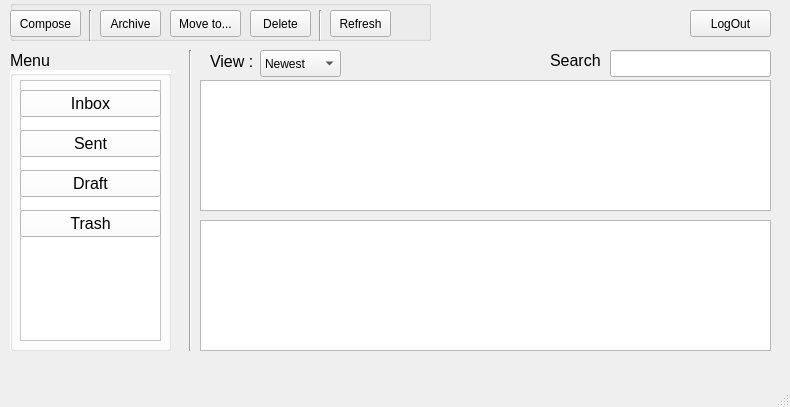
<?xml version="1.0" encoding="UTF-8"?>
<ui version="4.0">
 <class>inbox_window</class>
 <widget class="QMainWindow" name="inbox_window">
  <property name="geometry">
   <rect>
    <x>0</x>
    <y>0</y>
    <width>790</width>
    <height>407</height>
   </rect>
  </property>
  <property name="windowTitle">
   <string>Inbox</string>
  </property>
  <widget class="QWidget" name="centralwidget">
   <widget class="QLineEdit" name="lineEdit">
    <property name="geometry">
     <rect>
      <x>610</x>
      <y>50</y>
      <width>161</width>
      <height>27</height>
     </rect>
    </property>
   </widget>
   <widget class="QComboBox" name="comboBox">
    <property name="geometry">
     <rect>
      <x>260</x>
      <y>50</y>
      <width>81</width>
      <height>27</height>
     </rect>
    </property>
    <item>
     <property name="text">
      <string>Newest</string>
     </property>
    </item>
    <item>
     <property name="text">
      <string>Oldest</string>
     </property>
    </item>
    <item>
     <property name="text">
      <string>Unread</string>
     </property>
    </item>
   </widget>
   <widget class="QLabel" name="search_label">
    <property name="geometry">
     <rect>
      <x>550</x>
      <y>40</y>
      <width>56</width>
      <height>41</height>
     </rect>
    </property>
    <property name="font">
     <font>
      <pointsize>12</pointsize>
     </font>
    </property>
    <property name="text">
     <string>Search :</string>
    </property>
   </widget>
   <widget class="QGroupBox" name="groupBox">
    <property name="geometry">
     <rect>
      <x>10</x>
      <y>0</y>
      <width>421</width>
      <height>41</height>
     </rect>
    </property>
    <property name="title">
     <string/>
    </property>
    <widget class="QPushButton" name="compose_pushButton_2">
     <property name="geometry">
      <rect>
       <x>0</x>
       <y>10</y>
       <width>71</width>
       <height>27</height>
      </rect>
     </property>
     <property name="text">
      <string>Compose</string>
     </property>
    </widget>
    <widget class="QPushButton" name="refresh_pushButton_2">
     <property name="geometry">
      <rect>
       <x>320</x>
       <y>10</y>
       <width>61</width>
       <height>27</height>
      </rect>
     </property>
     <property name="styleSheet">
      <string notr="true"/>
     </property>
     <property name="text">
      <string>Refresh</string>
     </property>
    </widget>
    <widget class="QPushButton" name="archive_pushButton_2">
     <property name="geometry">
      <rect>
       <x>90</x>
       <y>10</y>
       <width>61</width>
       <height>27</height>
      </rect>
     </property>
     <property name="text">
      <string>Archive</string>
     </property>
    </widget>
    <widget class="QPushButton" name="move_pushButton_2">
     <property name="geometry">
      <rect>
       <x>160</x>
       <y>10</y>
       <width>71</width>
       <height>27</height>
      </rect>
     </property>
     <property name="text">
      <string>Move to...</string>
     </property>
    </widget>
    <widget class="QPushButton" name="delete_pushButton_2">
     <property name="geometry">
      <rect>
       <x>240</x>
       <y>10</y>
       <width>61</width>
       <height>27</height>
      </rect>
     </property>
     <property name="text">
      <string>Delete</string>
     </property>
    </widget>
    <widget class="Line" name="line_4">
     <property name="geometry">
      <rect>
       <x>300</x>
       <y>10</y>
       <width>20</width>
       <height>31</height>
      </rect>
     </property>
     <property name="orientation">
      <enum>Qt::Vertical</enum>
     </property>
    </widget>
    <widget class="Line" name="line_5">
     <property name="geometry">
      <rect>
       <x>70</x>
       <y>10</y>
       <width>20</width>
       <height>31</height>
      </rect>
     </property>
     <property name="orientation">
      <enum>Qt::Vertical</enum>
     </property>
    </widget>
   </widget>
   <widget class="QTextBrowser" name="textBrowser_2">
    <property name="geometry">
     <rect>
      <x>200</x>
      <y>220</y>
      <width>571</width>
      <height>131</height>
     </rect>
    </property>
   </widget>
   <widget class="QTextBrowser" name="textBrowser">
    <property name="geometry">
     <rect>
      <x>200</x>
      <y>80</y>
      <width>571</width>
      <height>131</height>
     </rect>
    </property>
   </widget>
   <widget class="QLabel" name="view_label">
    <property name="geometry">
     <rect>
      <x>210</x>
      <y>46</y>
      <width>56</width>
      <height>31</height>
     </rect>
    </property>
    <property name="font">
     <font>
      <pointsize>12</pointsize>
     </font>
    </property>
    <property name="text">
     <string>View :</string>
    </property>
   </widget>
   <widget class="QGroupBox" name="groupBox_2">
    <property name="geometry">
     <rect>
      <x>10</x>
      <y>70</y>
      <width>161</width>
      <height>281</height>
     </rect>
    </property>
    <property name="autoFillBackground">
     <bool>false</bool>
    </property>
    <property name="styleSheet">
     <string notr="true">
background-color: rgb(255, 255, 255);</string>
    </property>
    <property name="title">
     <string/>
    </property>
    <widget class="QTreeView" name="menu_2">
     <property name="geometry">
      <rect>
       <x>10</x>
       <y>10</y>
       <width>141</width>
       <height>261</height>
      </rect>
     </property>
    </widget>
    <widget class="QPushButton" name="inbox_pushButton_2">
     <property name="geometry">
      <rect>
       <x>10</x>
       <y>20</y>
       <width>141</width>
       <height>27</height>
      </rect>
     </property>
     <property name="font">
      <font>
       <pointsize>12</pointsize>
      </font>
     </property>
     <property name="cursor">
      <cursorShape>PointingHandCursor</cursorShape>
     </property>
     <property name="styleSheet">
      <string notr="true"/>
     </property>
     <property name="text">
      <string>Inbox</string>
     </property>
    </widget>
    <widget class="QPushButton" name="sent_pushButton_2">
     <property name="geometry">
      <rect>
       <x>10</x>
       <y>60</y>
       <width>141</width>
       <height>27</height>
      </rect>
     </property>
     <property name="font">
      <font>
       <pointsize>12</pointsize>
      </font>
     </property>
     <property name="cursor">
      <cursorShape>PointingHandCursor</cursorShape>
     </property>
     <property name="text">
      <string>Sent</string>
     </property>
    </widget>
    <widget class="QPushButton" name="draft_pushButton_2">
     <property name="geometry">
      <rect>
       <x>10</x>
       <y>100</y>
       <width>141</width>
       <height>27</height>
      </rect>
     </property>
     <property name="font">
      <font>
       <pointsize>12</pointsize>
      </font>
     </property>
     <property name="cursor">
      <cursorShape>PointingHandCursor</cursorShape>
     </property>
     <property name="text">
      <string>Draft</string>
     </property>
    </widget>
    <widget class="QPushButton" name="trash_pushButton_2">
     <property name="geometry">
      <rect>
       <x>10</x>
       <y>140</y>
       <width>141</width>
       <height>27</height>
      </rect>
     </property>
     <property name="font">
      <font>
       <pointsize>12</pointsize>
      </font>
     </property>
     <property name="cursor">
      <cursorShape>PointingHandCursor</cursorShape>
     </property>
     <property name="text">
      <string>Trash</string>
     </property>
    </widget>
   </widget>
   <widget class="Line" name="line">
    <property name="geometry">
     <rect>
      <x>180</x>
      <y>50</y>
      <width>20</width>
      <height>301</height>
     </rect>
    </property>
    <property name="orientation">
     <enum>Qt::Vertical</enum>
    </property>
   </widget>
   <widget class="QLabel" name="menu_label">
    <property name="geometry">
     <rect>
      <x>10</x>
      <y>40</y>
      <width>56</width>
      <height>41</height>
     </rect>
    </property>
    <property name="font">
     <font>
      <pointsize>12</pointsize>
      <weight>50</weight>
      <bold>false</bold>
     </font>
    </property>
    <property name="text">
     <string>Menu</string>
    </property>
   </widget>
   <widget class="QPushButton" name="logout_pushButton2">
    <property name="geometry">
     <rect>
      <x>690</x>
      <y>10</y>
      <width>81</width>
      <height>27</height>
     </rect>
    </property>
    <property name="text">
     <string>LogOut</string>
    </property>
   </widget>
  </widget>
  <widget class="QMenuBar" name="menubar">
   <property name="geometry">
    <rect>
     <x>0</x>
     <y>0</y>
     <width>790</width>
     <height>25</height>
    </rect>
   </property>
  </widget>
  <widget class="QStatusBar" name="statusbar"/>
  <action name="actionAbout_Us">
   <property name="text">
    <string>About Us</string>
   </property>
  </action>
 </widget>
 <resources/>
 <connections/>
</ui>
